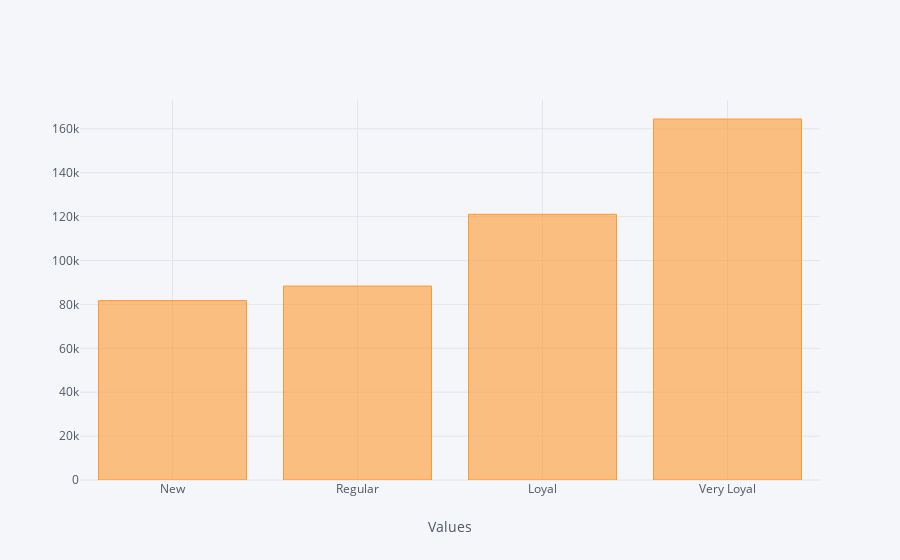

Notebook cell for this chart:
### Markdown cell above
Notice that there are similarities between pairs of these unique categories - two of them have the string 'check' in common and the other two have the string 'automatic' in common. We can use a text box to provide a flexible means by which we can visualize any of these options based on the unique strings they contain or groups of them based on their co-occurring strings.

To do this, we will once again use the interact decorator, passing a Payment argument with a blank string. This will create a text box into which we can type any string we want. In our chart function, we will then filter our data set to just the payment methods that contain the string typed into the text box. We then aggregate, sort, and visualize as a bar chart.

### Code cell
@interact(Payment='')

def chart(Payment):
    data = df[df['PaymentMethod'].str.contains(Payment)]
    data = data.groupby('TenureLevel').agg({'MonthlyCharges':'sum'}).reset_index()
    custom_dict = {'New': 0, 'Regular': 1, 'Loyal': 2, 'Very Loyal' : 3}  
    data = data.iloc[data['TenureLevel'].map(custom_dict).argsort()].set_index('TenureLevel')
    
    data.iplot(kind='bar', xTitle='Values')

### Figure 1 — Plotly figure (JSON) as saved in the notebook; plotly's stock layout.template omitted (floating-point values rounded to 4 significant figures)
{"data": [{"marker": {"color": "rgba(255, 153, 51, 0.6)", "line": {"color": "rgba(255, 153, 51, 1.0)", "width": 1}}, "name": "MonthlyCharges", "orientation": "v", "text": "", "type": "bar", "uid": "35e05f25-a7d1-4a9a-bee6-28348f8be168", "x": ["New", "Regular", "Loyal", "Very Loyal"], "y": [81740.0, 88370.0, 121100.0, 164500.0]}], "layout": {"legend": {"bgcolor": "#F5F6F9", "font": {"color": "#4D5663"}}, "paper_bgcolor": "#F5F6F9", "plot_bgcolor": "#F5F6F9", "title": {"font": {"color": "#4D5663"}}, "xaxis": {"gridcolor": "#E1E5ED", "showgrid": true, "tickfont": {"color": "#4D5663"}, "title": {"font": {"color": "#4D5663"}, "text": "Values"}, "zerolinecolor": "#E1E5ED"}, "yaxis": {"gridcolor": "#E1E5ED", "showgrid": true, "tickfont": {"color": "#4D5663"}, "title": {"font": {"color": "#4D5663"}, "text": ""}, "zerolinecolor": "#E1E5ED"}}}
